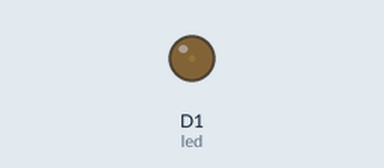
The sketch below on a simulated ESP8266 (NodeMCU). Parts: output pins drawn as LEDs (lit = HIGH).

Above: at 0.05 s.
At 1.5 s:
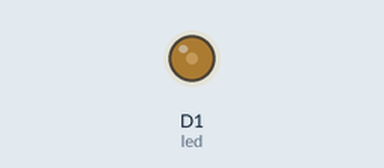
At 3.0 s:
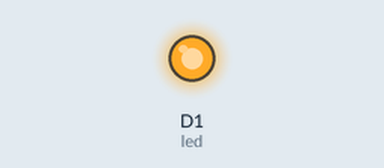
Timing chart, 0 to 6.9 s (numbered marks = the images above):
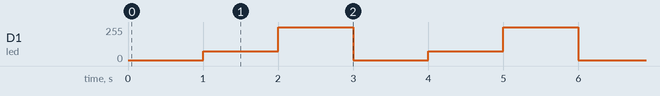

The sketch:

Analog_Write.ino
```cpp
int led = D1;
 void setup() {
 pinMode(led, OUTPUT);
 }

void loop() {
 analogWrite(led,20);
 delay(1000);
 analogWrite(led,300);
 delay(1000);
 analogWrite(led,1023);
 delay(1000);
}
```

Measured:
- by itself, D1 (led): repeats every 3.0 s: 74/255 1.0 s, 255/255 1.0 s, 4/255 1.0 s
